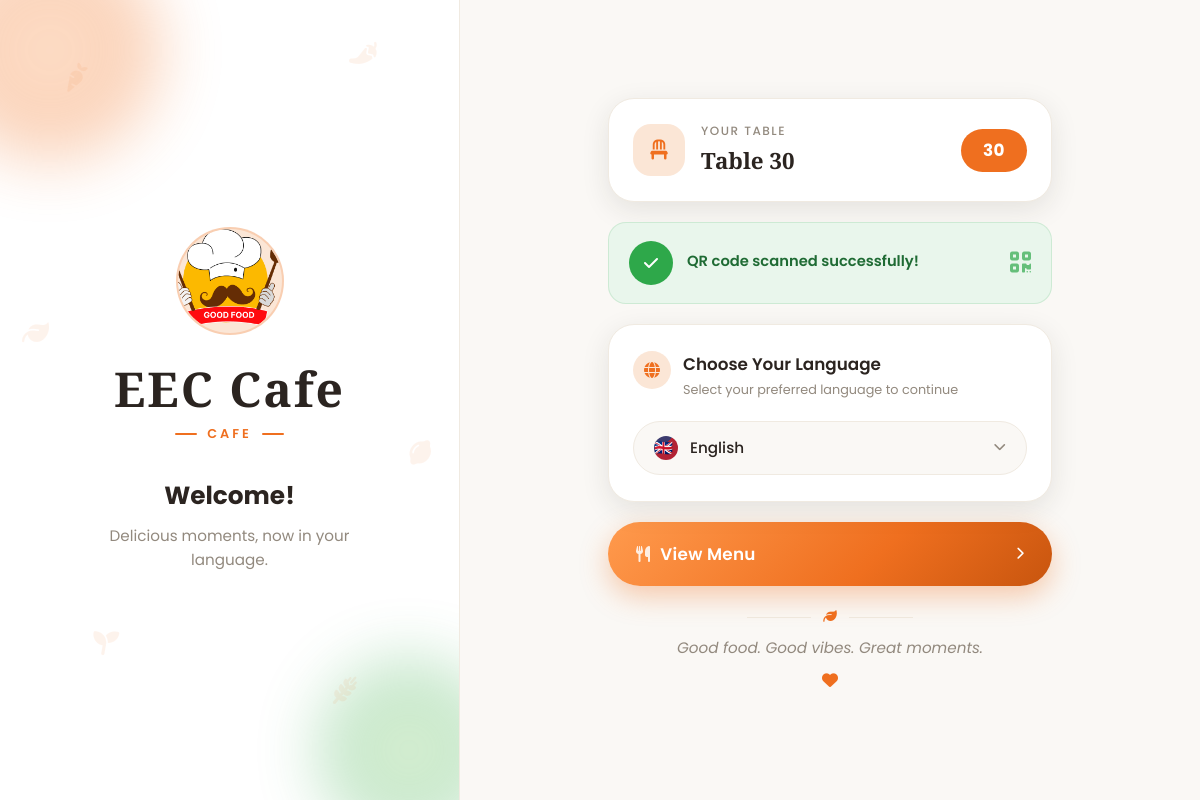
The page /30/ on the database its author committed.
### menu/models.py (models this page shows, shortened)
class RestaurantDetail(models.Model):
    restaurant_name = models.CharField(max_length=200)
    sub_name = models.CharField(max_length=200)
    logo = models.ImageField(upload_to='logo/')

### menu/views.py (the view)
# urls.py: path('<int:table_number>/', views.landing, name='landing'),
def landing(request, table_number):
    restaurant = RestaurantDetail.objects.first()
    context = {
        'table_number': table_number,
        'restaurant': restaurant
    }
    return render(request, 'menu/landing.html', context)

### templates/menu/landing.html (shortened to what this page needs)
{% load static %}
<!DOCTYPE html>
<html lang="en">
<head>
<link rel="stylesheet" href="https://cdnjs.cloudflare.com/ajax/libs/font-awesome/6.5.1/css/all.min.css">
</head>
<body>
<div class="page-wrap">
  <header class="hero-panel" aria-label="{{ restaurant.restaurant_name }} branding">
    <div class="blob blob-tl" aria-hidden="true"></div>
    <div class="blob blob-br" aria-hidden="true"></div>
    <div class="deco-layer" aria-hidden="true">
      <i class="fa-solid fa-carrot di a"></i>
      <i class="fa-solid fa-pepper-hot di b"></i>
      <i class="fa-solid fa-leaf di c"></i>
      <i class="fa-solid fa-lemon di d"></i>
      <i class="fa-solid fa-seedling di e"></i>
      <i class="fa-solid fa-wheat-awn di f"></i>
    </div>
    <div class="logo-ring" aria-label="{{ restaurant.restaurant_name }} logo">
      {% if restaurant.logo %}
        <img
          src="{{ restaurant.logo.url }}"
          alt="{{ restaurant.restaurant_name }} logo"
          onerror="this.style.display='none';this.nextElementSibling.style.display='flex'"
        >
      {% else %}
        <i class="fa-solid fa-utensils fallback-icon" aria-hidden="true"></i>
      {% endif %}
    </div>
    <h1 class="brand-name">{{ restaurant.restaurant_name }}</h1>
    <p class="brand-sub">{{ restaurant.sub_name }}</p>
    <h2 class="welcome-heading">Welcome!</h2>
    <p class="welcome-text">Delicious moments, now in your language.</p>
  </header>
  <main class="content-panel" aria-label="Table info and language selection">
    <div class="table-card" data-anim aria-label="Your table assignment">
      <div class="table-icon-wrap" aria-hidden="true">
        <i class="fa-solid fa-chair"></i>
      </div>
      <div class="table-meta">
        <p class="lbl">Your table</p>
        <p class="num">Table {{ table_number }}</p>
      </div>
      <span class="table-badge" aria-label="Table number {{ table_number }}">
        {{ table_number }}
      </span>
    </div>
    <div class="qr-card" data-anim role="status" aria-live="polite">
      <div class="success-dot" aria-hidden="true">
        <i class="fa-solid fa-check"></i>
      </div>
      <div class="qr-info">
        <p class="t1">QR code scanned successfully!</p>
      </div>
      <div class="qr-icon-wrap" aria-hidden="true">
        <i class="fa-solid fa-qrcode"></i>
      </div>
    </div>
    <div class="lang-card" data-anim>
      <div class="lang-card-header">
        <span class="lang-icon-badge" aria-hidden="true">
          <i class="fa-solid fa-globe"></i>
        </span>
        <div>
          <h2>Choose Your Language</h2>
          <p>Select your preferred language to continue</p>
        </div>
      </div>
      <div class="dropdown-wrap" id="langDrop">
        <button
          class="dropdown-trigger"
          id="dropBtn"
          type="button"
          aria-haspopup="listbox"
          aria-expanded="false"
          aria-label="Select language, currently English"
        >
          <span class="dt-flag f-en" aria-hidden="true"></span>
          <span class="dt-label" id="dtLabel">English</span>
          <i class="fa-solid fa-chevron-down dt-chevron" aria-hidden="true"></i>
        </button>
      </div>
    </div>
    <div class="menu-btn-wrap" data-anim>
      <a
        href="{% url 'menu' table_number %}"
        class="menu-btn"
        id="menuBtn"
        aria-label="View menu for Table {{ table_number }}"
        role="button"
      >
        <span class="mb-left">
          <i class="fa-solid fa-utensils mb-icon" aria-hidden="true"></i>
          <span id="btnLabel">View Menu</span>
        </span>
        <i class="fa-solid fa-chevron-right mb-arr" aria-hidden="true"></i>
      </a>
    </div>
    <footer class="footer" data-anim>
      <div class="divider-line" aria-hidden="true">
        <span></span><i class="fa-solid fa-leaf"></i><span></span>
      </div>
      <p class="tagline">Good food. Good vibes. Great moments.</p>
      <i class="fa-solid fa-heart heart" aria-hidden="true"></i>
    </footer>
  </main>
</div>
</body>
</html>

### rows shown on the page
RestaurantDetail: logo (picture), restaurant_name "EEC Cafe", sub_name "CAFE"

### other values the page prints
{{ table_number }} "30"
